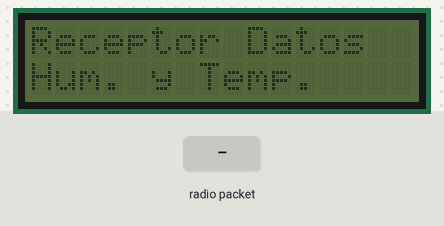
A sketch run on a simulated Arduino Uno, built with avr-gcc and run on an emulated ATmega328P. Parts: 16×2 character LCD. The inputs (shaded band) are chosen by the test bench. No radio packets arrive unless stated; what the sketch prints to the serial monitor is not drawn.

Above: at 2.8 s.
2.9 s: radio packet "h" arrives
At 4.0 s:
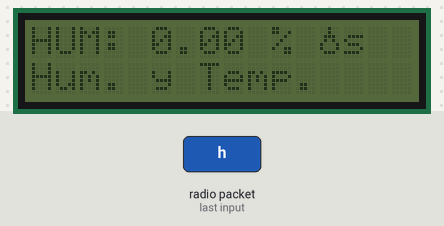
4.4 s: radio packet "t" arrives
At 5.2 s:
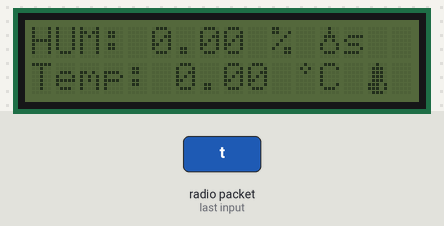
Timing chart, 0 to 7.4 s (numbered marks = the images above; inputs shaded):
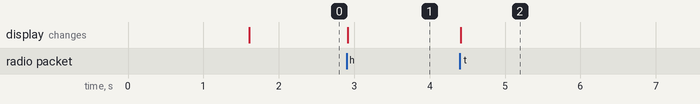

Measured:
- after the input at 2.9 s, the display: changes at once (image 1)
- after the input at 4.4 s, the display: changes at once (image 2)

The sketch:

Practica_frecuencia_RX.ino
```cpp
#include <VirtualWire.h>
#include <LiquidCrystal_I2C.h>
#include <Wire.h>

LiquidCrystal_I2C lcd(0x27, 16 ,2);

#define CIRCLE 0
#define TEMP 1
#define HUM 2

byte customChar [8] ={
B00100,
B01010,
B00100,
B00000,
B00000,
B00000,
B00000,
B00000
};

byte customChar2 [8] ={
B00100,
B01110,
B01110,
B01110,
B01110,
B11101,
B11101,
B01110
};

byte customChar3 [8] ={
B00100,
B00100,
B01110,
B01010,
B10001,
B10001,
B01110,
B00000
};


const int dataPin = 9;
float recHum = 0.0;
float recTemp = 0.0;
String datoCon =  "";


void setup() {
  // Inicialización del serial y la pantalla lcd.
  lcd.init();
  Serial.begin(9600);

//Impresión de los resultados.
lcd.print("Receptor Datos");
Serial.println("Receptor Datos");
lcd.setCursor(0,1);

lcd.print("Hum. y Temp.");
Serial.println("Hum. y Temp.");
delay(1500);

//Creación de los caracteres nuevos.
lcd.createChar(CIRCLE, customChar);
lcd.createChar(TEMP, customChar2);
lcd.createChar(HUM, customChar3);

vw_setup(2000);
vw_set_rx_pin(dataPin);
vw_rx_start();

}

void loop() {
  // put your main code here, to run repeatedly:
uint8_t receptor[VW_MAX_MESSAGE_LEN];
uint8_t receptorLen = VW_MAX_MESSAGE_LEN;


if(vw_get_message((uint8_t *)receptor, &receptorLen)){
  if((char)receptor[0] =='h'){
    for(int i =1; i < receptorLen; i++){
      datoCon.concat((char)receptor[i]);
    }
    recHum = datoCon.toFloat();
    Serial.println(datoCon);
    lcd.home();
    lcd.print("HUM: ");
    lcd.print(recHum);
    lcd.print(" % ");
    lcd.write(HUM);

  }else if((char)receptor[0]=='t'){
    for(int i=1; i < receptorLen; i++){
        datoCon.concat((char)receptor[i]);
    }

    recTemp = datoCon.toFloat();

    lcd.setCursor(0,1);
    lcd.print("Temp: ");
    lcd.print(recTemp);
    lcd.print(" ");
    lcd.write(CIRCLE);
    lcd.print("C ");
    lcd.write(TEMP);
    }
    datoCon = "";
  }
}
```
